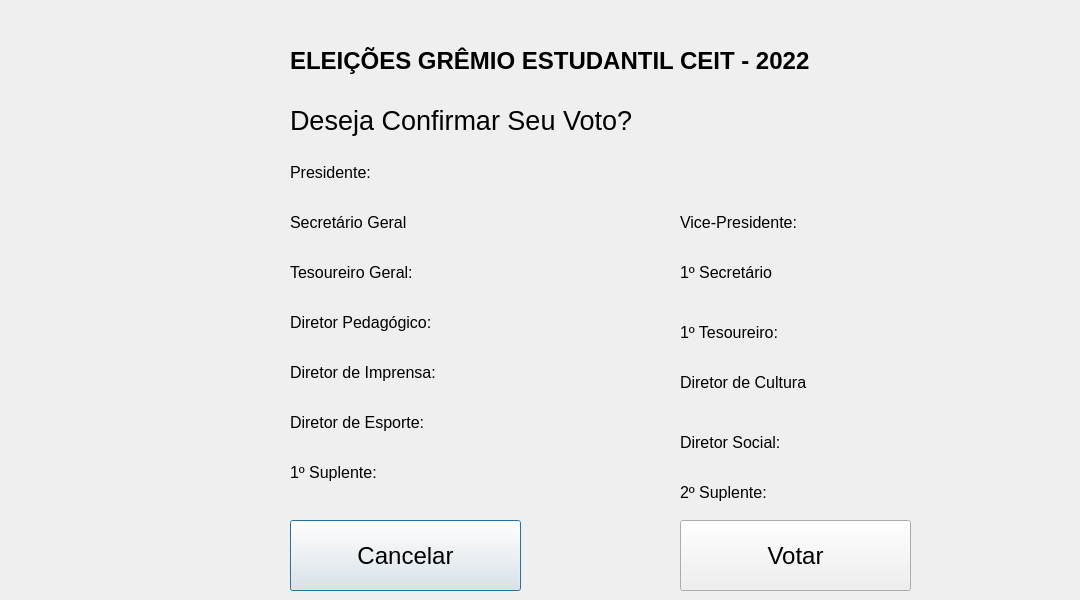
<?xml version="1.0" encoding="UTF-8"?>
<ui version="4.0">
 <class>Dialog</class>
 <widget class="QDialog" name="Dialog">
  <property name="geometry">
   <rect>
    <x>0</x>
    <y>0</y>
    <width>1080</width>
    <height>600</height>
   </rect>
  </property>
  <property name="font">
   <font>
    <pointsize>8</pointsize>
   </font>
  </property>
  <property name="windowTitle">
   <string>URNA CEIT</string>
  </property>
  <property name="windowIcon">
   <iconset>
    <normaloff>Logo CEIT.png</normaloff>Logo CEIT.png</iconset>
  </property>
  <widget class="QLabel" name="titulo">
   <property name="geometry">
    <rect>
     <x>290</x>
     <y>30</y>
     <width>541</width>
     <height>61</height>
    </rect>
   </property>
   <property name="font">
    <font>
     <pointsize>18</pointsize>
     <weight>75</weight>
     <bold>true</bold>
    </font>
   </property>
   <property name="text">
    <string>ELEIÇÕES GRÊMIO ESTUDANTIL CEIT - 2022</string>
   </property>
  </widget>
  <widget class="QLabel" name="label">
   <property name="geometry">
    <rect>
     <x>290</x>
     <y>90</y>
     <width>541</width>
     <height>61</height>
    </rect>
   </property>
   <property name="font">
    <font>
     <pointsize>20</pointsize>
     <weight>50</weight>
     <italic>false</italic>
     <bold>false</bold>
    </font>
   </property>
   <property name="text">
    <string>Deseja Confirmar Seu Voto?</string>
   </property>
  </widget>
  <widget class="QPushButton" name="btn_cancelar">
   <property name="geometry">
    <rect>
     <x>290</x>
     <y>520</y>
     <width>231</width>
     <height>71</height>
    </rect>
   </property>
   <property name="font">
    <font>
     <pointsize>18</pointsize>
    </font>
   </property>
   <property name="text">
    <string>Cancelar</string>
   </property>
  </widget>
  <widget class="QLabel" name="logo">
   <property name="geometry">
    <rect>
     <x>10</x>
     <y>0</y>
     <width>230</width>
     <height>230</height>
    </rect>
   </property>
   <property name="text">
    <string/>
   </property>
   <property name="pixmap">
    <pixmap>Logo CEIT.png</pixmap>
   </property>
   <property name="scaledContents">
    <bool>true</bool>
   </property>
  </widget>
  <widget class="QPushButton" name="btn_votar">
   <property name="geometry">
    <rect>
     <x>680</x>
     <y>520</y>
     <width>231</width>
     <height>71</height>
    </rect>
   </property>
   <property name="font">
    <font>
     <pointsize>18</pointsize>
    </font>
   </property>
   <property name="text">
    <string>Votar</string>
   </property>
  </widget>
  <widget class="QLabel" name="label_2">
   <property name="geometry">
    <rect>
     <x>290</x>
     <y>160</y>
     <width>160</width>
     <height>24</height>
    </rect>
   </property>
   <property name="font">
    <font>
     <pointsize>12</pointsize>
    </font>
   </property>
   <property name="text">
    <string>Presidente: </string>
   </property>
  </widget>
  <widget class="QLabel" name="label_3">
   <property name="geometry">
    <rect>
     <x>290</x>
     <y>210</y>
     <width>160</width>
     <height>24</height>
    </rect>
   </property>
   <property name="font">
    <font>
     <pointsize>12</pointsize>
    </font>
   </property>
   <property name="text">
    <string>Secretário Geral</string>
   </property>
  </widget>
  <widget class="QLabel" name="label_4">
   <property name="geometry">
    <rect>
     <x>680</x>
     <y>260</y>
     <width>160</width>
     <height>24</height>
    </rect>
   </property>
   <property name="font">
    <font>
     <pointsize>12</pointsize>
    </font>
   </property>
   <property name="text">
    <string>1º Secretário</string>
   </property>
  </widget>
  <widget class="QLabel" name="label_5">
   <property name="geometry">
    <rect>
     <x>290</x>
     <y>260</y>
     <width>160</width>
     <height>24</height>
    </rect>
   </property>
   <property name="font">
    <font>
     <pointsize>12</pointsize>
    </font>
   </property>
   <property name="text">
    <string>Tesoureiro Geral:</string>
   </property>
  </widget>
  <widget class="QLabel" name="label_6">
   <property name="geometry">
    <rect>
     <x>680</x>
     <y>320</y>
     <width>160</width>
     <height>24</height>
    </rect>
   </property>
   <property name="font">
    <font>
     <pointsize>12</pointsize>
    </font>
   </property>
   <property name="text">
    <string>1º Tesoureiro:</string>
   </property>
  </widget>
  <widget class="QLabel" name="label_7">
   <property name="geometry">
    <rect>
     <x>290</x>
     <y>310</y>
     <width>160</width>
     <height>24</height>
    </rect>
   </property>
   <property name="font">
    <font>
     <pointsize>12</pointsize>
    </font>
   </property>
   <property name="text">
    <string>Diretor Pedagógico:</string>
   </property>
  </widget>
  <widget class="QLabel" name="label_8">
   <property name="geometry">
    <rect>
     <x>680</x>
     <y>370</y>
     <width>160</width>
     <height>24</height>
    </rect>
   </property>
   <property name="font">
    <font>
     <pointsize>12</pointsize>
    </font>
   </property>
   <property name="text">
    <string>Diretor de Cultura</string>
   </property>
  </widget>
  <widget class="QLabel" name="label_9">
   <property name="geometry">
    <rect>
     <x>680</x>
     <y>210</y>
     <width>160</width>
     <height>24</height>
    </rect>
   </property>
   <property name="font">
    <font>
     <pointsize>12</pointsize>
    </font>
   </property>
   <property name="text">
    <string>Vice-Presidente: </string>
   </property>
  </widget>
  <widget class="QLabel" name="label_10">
   <property name="geometry">
    <rect>
     <x>680</x>
     <y>430</y>
     <width>160</width>
     <height>24</height>
    </rect>
   </property>
   <property name="font">
    <font>
     <pointsize>12</pointsize>
    </font>
   </property>
   <property name="text">
    <string>Diretor Social:</string>
   </property>
  </widget>
  <widget class="QLabel" name="label_11">
   <property name="geometry">
    <rect>
     <x>290</x>
     <y>360</y>
     <width>160</width>
     <height>24</height>
    </rect>
   </property>
   <property name="font">
    <font>
     <pointsize>12</pointsize>
    </font>
   </property>
   <property name="text">
    <string>Diretor de Imprensa: </string>
   </property>
  </widget>
  <widget class="QLabel" name="label_12">
   <property name="geometry">
    <rect>
     <x>680</x>
     <y>480</y>
     <width>160</width>
     <height>24</height>
    </rect>
   </property>
   <property name="font">
    <font>
     <pointsize>12</pointsize>
    </font>
   </property>
   <property name="text">
    <string>2º Suplente: </string>
   </property>
  </widget>
  <widget class="QLabel" name="label_13">
   <property name="geometry">
    <rect>
     <x>290</x>
     <y>460</y>
     <width>160</width>
     <height>24</height>
    </rect>
   </property>
   <property name="font">
    <font>
     <pointsize>12</pointsize>
    </font>
   </property>
   <property name="text">
    <string>1º Suplente: </string>
   </property>
  </widget>
  <widget class="QLabel" name="label_14">
   <property name="geometry">
    <rect>
     <x>290</x>
     <y>410</y>
     <width>160</width>
     <height>24</height>
    </rect>
   </property>
   <property name="font">
    <font>
     <pointsize>12</pointsize>
    </font>
   </property>
   <property name="text">
    <string>Diretor de Esporte:</string>
   </property>
  </widget>
 </widget>
 <resources/>
 <connections/>
</ui>
